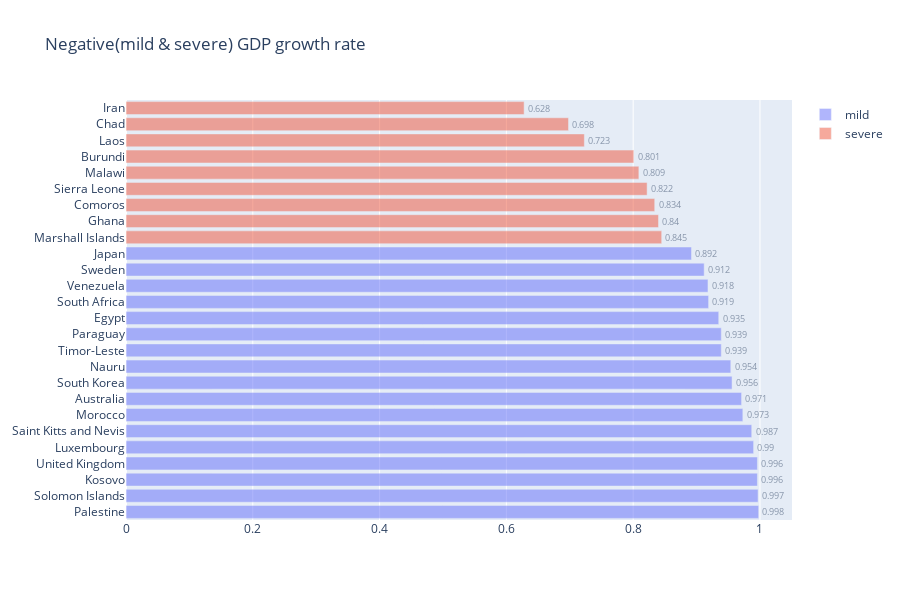

Here is the notebook cell this chart was saved with:
### Code cell
# Horizontal bar chart for the negative growth rate of countries.

fig = go.Figure()

fig.add_traces(go.Bar(y=mild_negative['Country/Territory'], 
                      x=mild_negative['growth_rate'], name='mild', 
                      hovertext=mild_negative['IMF'], 
                      text=mild_negative['growth_rate'], 
                      opacity = 0.5, orientation='h', 
                      textposition='outside'))

fig.add_traces(go.Bar(y=severe_negative['Country/Territory'], 
                      x=severe_negative['growth_rate'], name='severe', 
                      hovertext=severe_negative['IMF'], 
                      text=severe_negative['growth_rate'], 
                      opacity = 0.5, orientation='h', 
                      textposition='outside'))

fig.update_layout(title='Negative(mild & severe) GDP growth rate', height=600)

iplot(fig)

### Figure 1 — Plotly figure (JSON) as saved in the notebook; plotly's stock layout.template omitted (floating-point values rounded to 4 significant figures)
{"data": [{"hovertext": [3506.0, 2299.0, 5641.0, 46370.0, 132400.0, 17860.0, 3748.0, 64960.0, 33390.0, 11820.0, 1425.0, 5667.0, 3644.0, 6485.0, 3640.0, 55400.0, 35380.0], "name": "mild", "opacity": 0.5, "orientation": "h", "text": [0.998, 0.997, 0.996, 0.996, 0.99, 0.987, 0.973, 0.971, 0.956, 0.954, 0.939, 0.939, 0.935, 0.919, 0.918, 0.912, 0.892], "textposition": "outside", "type": "bar", "x": [0.998, 0.997, 0.996, 0.996, 0.99, 0.987, 0.973, 0.971, 0.956, 0.954, 0.939, 0.939, 0.935, 0.919, 0.918, 0.912, 0.892], "y": ["Palestine", "Solomon Islands", "Kosovo", "United Kingdom", "Luxembourg", "Saint Kitts and Nevis", "Morocco", "Australia", "South Korea", "Nauru", "Timor-Leste", "Paraguay", "Egypt", "South Africa", "Venezuela", "Sweden", "Japan"]}, {"hovertext": [5164.0, 2024.0, 1360.0, 415.0, 496.0, 249.0, 1858.0, 667.0, 4251.0], "name": "severe", "opacity": 0.5, "orientation": "h", "text": [0.845, 0.84, 0.834, 0.822, 0.809, 0.801, 0.723, 0.698, 0.628], "textposition": "outside", "type": "bar", "x": [0.845, 0.84, 0.834, 0.822, 0.809, 0.801, 0.723, 0.698, 0.628], "y": ["Marshall Islands", "Ghana", "Comoros", "Sierra Leone", "Malawi", "Burundi", "Laos", "Chad", "Iran"]}], "layout": {"height": 600, "title": {"text": "Negative(mild & severe) GDP growth rate"}}}
